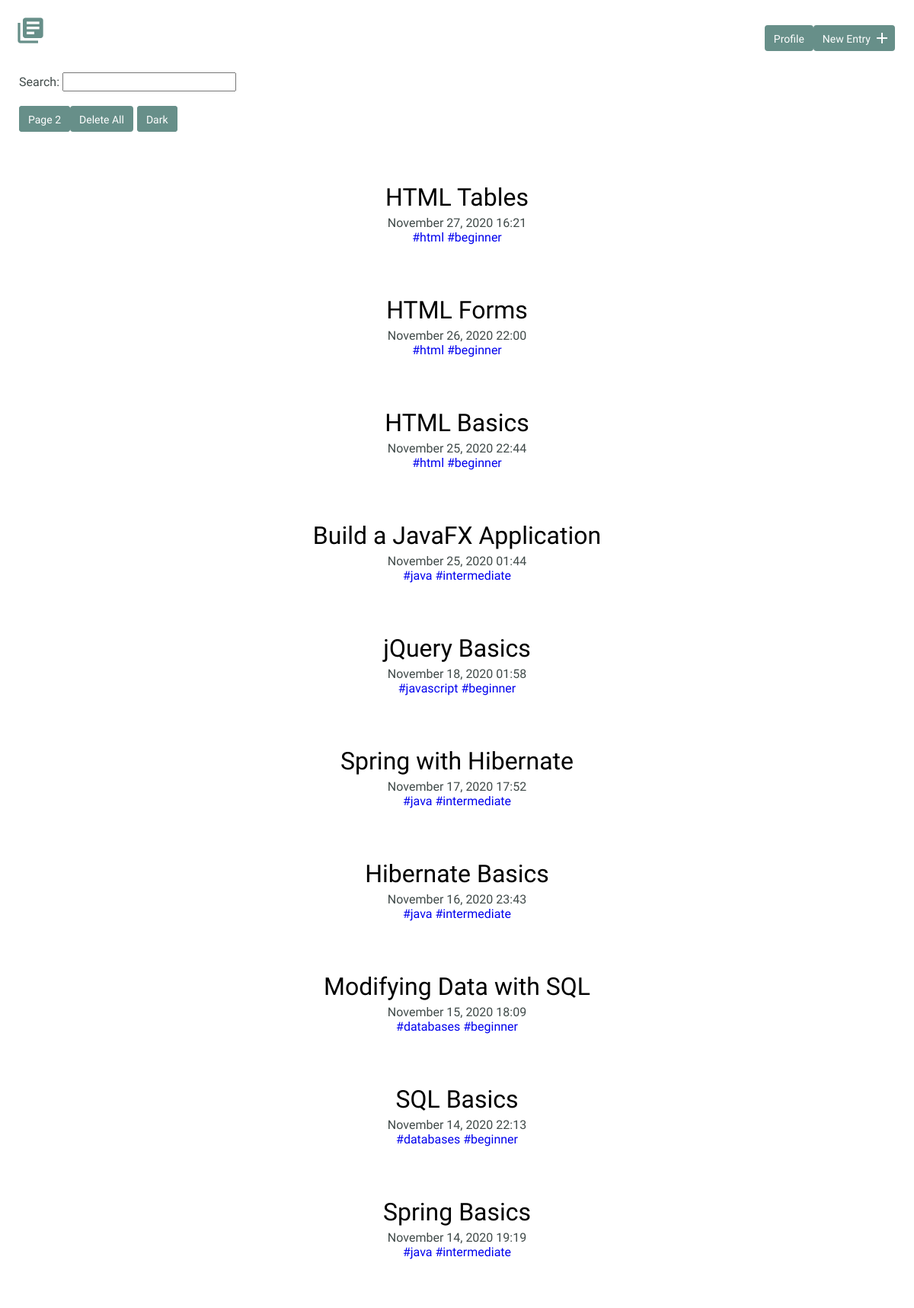
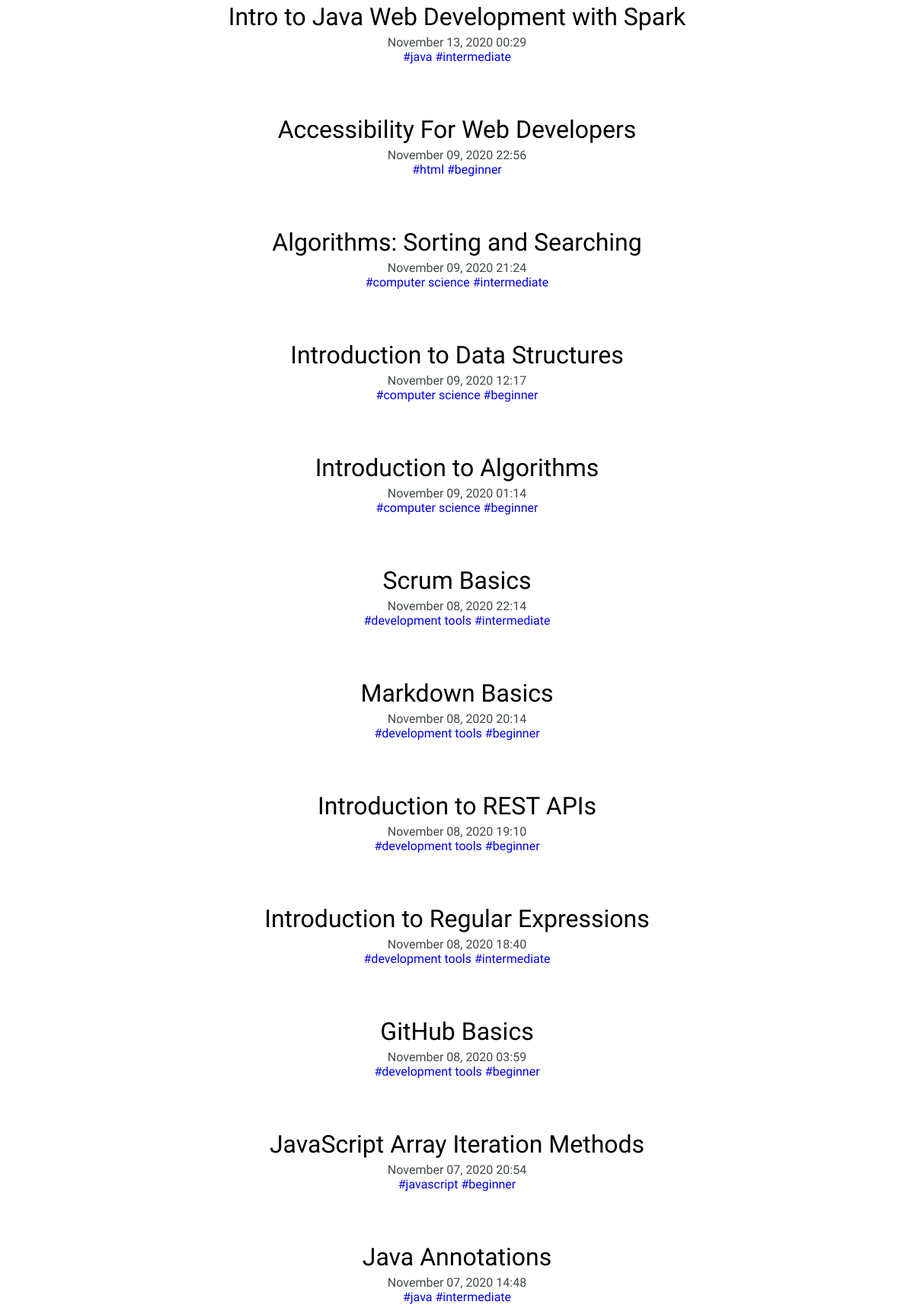
Screenshot of /index_l.php (upper part) with the database file from the repository (2 pictures, top to bottom).
### tables this page shows
CREATE TABLE "entries" (
	"id"	INTEGER NOT NULL PRIMARY KEY AUTOINCREMENT,
	"title"	TEXT NOT NULL,
	"date"	TEXT NOT NULL,
	"time"	TEXT NOT NULL,
	"time_spent_h"	INTEGER NOT NULL,
	"time_spent_m"	INTEGER NOT NULL,
	"learned"	BLOB NOT NULL,
	"resources"	BLOB
);

### inc/functions.php (called while the page is built, shortened)
<?php
function get_entry_list($limit, $offset) {
    include 'connection.php';
    $sql = "SELECT id, title, date, time FROM entries ";
    $sql .= "ORDER BY date DESC, time DESC, id DESC LIMIT :limit OFFSET :offset";
    try {
        $results = $db->prepare($sql);
        $results->bindValue('limit', $limit, PDO::PARAM_INT);
        $results->bindValue('offset', $offset, PDO::PARAM_INT);
        $results->execute();
    } catch (Exception $e) {
        echo "Error: " . $e->getMessage() . "<br>";
        return array();
    }
    return $results->fetchAll();
}
function get_tags($entry_id) {
    include 'connection.php';
    $sql = 'SELECT tag FROM tags ';
    $sql .= 'JOIN entry_tag ON tags.id = entry_tag.tag_id ';
    $sql .= 'JOIN entries ON entry_tag.entry_id = entries.id ';
    $sql .= 'WHERE entries.id = :entry_id';
    try {
        $results = $db->prepare($sql);
        $results->bindValue('entry_id', $entry_id, PDO::PARAM_INT);
        $results->execute();
    } catch (Exception $e) {
        echo "Error: " . $e->getMessage() . "<br>";
        return array();
    }
    return $results->fetchAll(PDO::FETCH_COLUMN, 0);
}

### index_l.php (the view, shortened to what this page needs)
<?php
require 'inc/functions.php';
$page = filter_input(INPUT_GET, 'p', FILTER_SANITIZE_NUMBER_INT);
if (empty($page)) {
    $page = 1;
}
$limit = 25;
$offset = $limit * ($page - 1);
include 'inc/header_l.php';
?>
    <section>
      <div class="container">
        <form method="get">
          Search:
          <input type="search" name="search" required>
        </form>
      <br>
        <?php
        if (empty($entries) && count(get_entry_list($limit, $offset)) >= $limit) {
            echo "<a href='index_l.php?p=" . ($page+1). "' class='button'>Page " . ($page+1) . "</a>";
        }
        if (!empty(get_entry_list($limit, $offset))) {
            echo "<input type='submit' class='button' value='Delete All' onclick='confirmDeleteAll()'>";
        }
        if (!empty($entries) && $page > 1) {
            echo "<a href='index.php?search=" . trim($search) . "&p=" . $page . "' class='button'>Dark</a>";
        } elseif (!empty($entries) && $page == 1) {
            echo "<a href='index.php?search=" . trim($search) . "' class='button'>Dark</a>";
        } elseif (empty($entries) && $page > 1) {
            echo "<a href='index.php?p=" . $page . "' class='button'>Dark</a>";
        } else {
            echo "<a href='index.php' class='button'>Dark</a>";
        }
        ?>
        <div class="entry-list">
          <?php
          if (isset($entries)) {
              foreach ($entries as $entry) {
                  echo "<article>";
                  echo "<h2><a href='detail_l.php?id=" . $entry['id'] . "'>" . $entry['title'] . "</a></h2>";
                  echo "<time datetime='" . $entry['date'] . " " . $entry['time'] . "'>" . date("F d, Y H:i", strtotime($entry['date'] . " " . $entry['time'])) . "</time><br>";
                  $tags = get_tags($entry['id']);
                  foreach ($tags as $tag) {
                      echo "<a href='tags_l.php?tag=" . $tag . "'>#" . $tag . "</a> ";
                  }
                  echo "</article>";
              }
          } else {
              foreach (get_entry_list($limit, $offset) as $item) {
                  echo "<article>";
                  echo "<h2><a href='detail_l.php?id=" . $item['id'] . "'>" . $item['title'] . "</a></h2>";
                  echo "<time datetime='" . $item['date'] . " " . $item['time'] . "'>" . date("F d, Y H:i", strtotime($item['date'] . " " . $item['time'])) . "</time><br>";
                  $tags = get_tags($item['id']);
                  foreach ($tags as $tag) {
                      echo "<a href='tags_l.php?tag=" . $tag . "'>#" . $tag . "</a> ";
                  }
                  echo "</article>";
              }
          }
          ?>
        </div>
      </div>
    </section>
<?php include 'inc/footer.php'; ?>

### css/site_l.css (style rules this page uses)
body { font-size: 16px; color: #404a49; font-family: 'Cousine', serif; font-weight: 400; }
.container { margin: 0 auto; padding: 0 25px; }
a { text-decoration: none; }
.button { padding: 8px 10px 6px 10px; background: #678f89; border: 2px solid #678f89; border-radius: 4px; text-decoration: none; color: #fff; position: relative; text-align: center; font-size: 14px; }
h1, h2, h3 { margin: 0; font-weight: 400; line-height: 1em; color: #000; }
h2 { font-size: 32px; }
h2 a { text-decoration: none; color: #000; }
.entry-list, .edit-entry, .new-entry { max-width: 800px; margin: 0 auto; padding: 70px 0 150px 0; }
.entry-list article { margin-bottom: 70px; text-align: center; }
.entry-list article h2 { margin-bottom: 8px; }
input[type=submit] { margin-right: 5px; }

### rows the page displays
entries: title "HTML Tables", date+time "November 27, 2020 16:21", tag "html", tag "beginner"
entries: title "HTML Forms", date+time "November 26, 2020 22:00", tag "html", tag "beginner"
entries: title "HTML Basics", date+time "November 25, 2020 22:44", tag "html", tag "beginner"
entries: title "Build a JavaFX Application", date+time "November 25, 2020 01:44", tag "java", tag "intermediate"
entries: title "jQuery Basics", date+time "November 18, 2020 01:58", tag "javascript", tag "beginner"
entries: title "Spring with Hibernate", date+time "November 17, 2020 17:52", tag "java", tag "intermediate"
entries: title "Hibernate Basics", date+time "November 16, 2020 23:43", tag "java", tag "intermediate"
entries: title "Modifying Data with SQL", date+time "November 15, 2020 18:09", tag "databases", tag "beginner"
entries: title "SQL Basics", date+time "November 14, 2020 22:13", tag "databases", tag "beginner"
entries: title "Spring Basics", date+time "November 14, 2020 19:19", tag "java", tag "intermediate"
entries: title "Intro to Java Web Development with Spark", date+time "November 13, 2020 00:29", tag "java", tag "intermediate"
entries: title "Accessibility For Web Developers", date+time "November 09, 2020 22:56", tag "html", tag "beginner"
entries: title "Algorithms: Sorting and Searching", date+time "November 09, 2020 21:24", tag "computer science", tag "intermediate"
entries: title "Introduction to Data Structures", date+time "November 09, 2020 12:17", tag "computer science", tag "beginner"
entries: title "Introduction to Algorithms", date+time "November 09, 2020 01:14", tag "computer science", tag "beginner"
entries: title "Scrum Basics", date+time "November 08, 2020 22:14", tag "development tools", tag "intermediate"
entries: title "Markdown Basics", date+time "November 08, 2020 20:14", tag "development tools", tag "beginner"
entries: title "Introduction to REST APIs", date+time "November 08, 2020 19:10", tag "development tools", tag "beginner"
entries: title "Introduction to Regular Expressions", date+time "November 08, 2020 18:40", tag "development tools", tag "intermediate"
entries: title "GitHub Basics", date+time "November 08, 2020 03:59", tag "development tools", tag "beginner"
entries: title "JavaScript Array Iteration Methods", date+time "November 07, 2020 20:54", tag "javascript", tag "beginner"
entries: title "Java Annotations", date+time "November 07, 2020 14:48", tag "java", tag "intermediate"

### other values shown
$page+1 "2"
